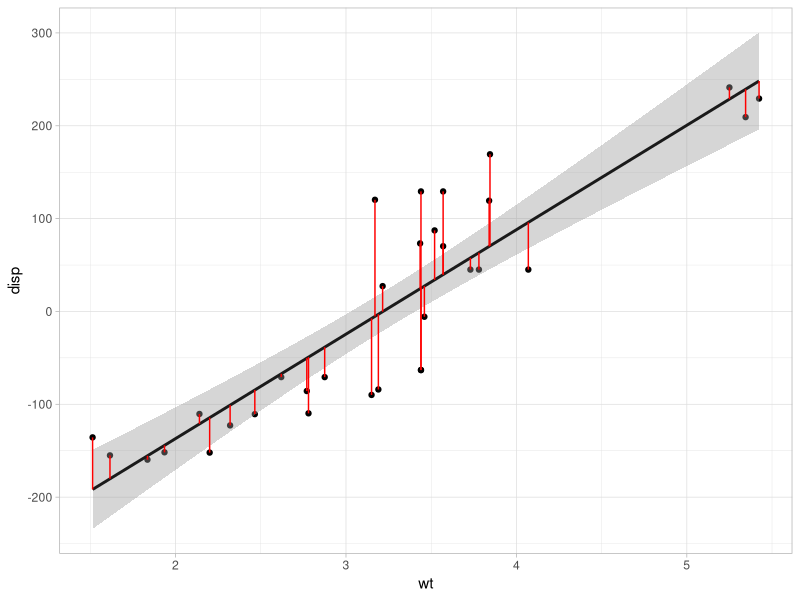
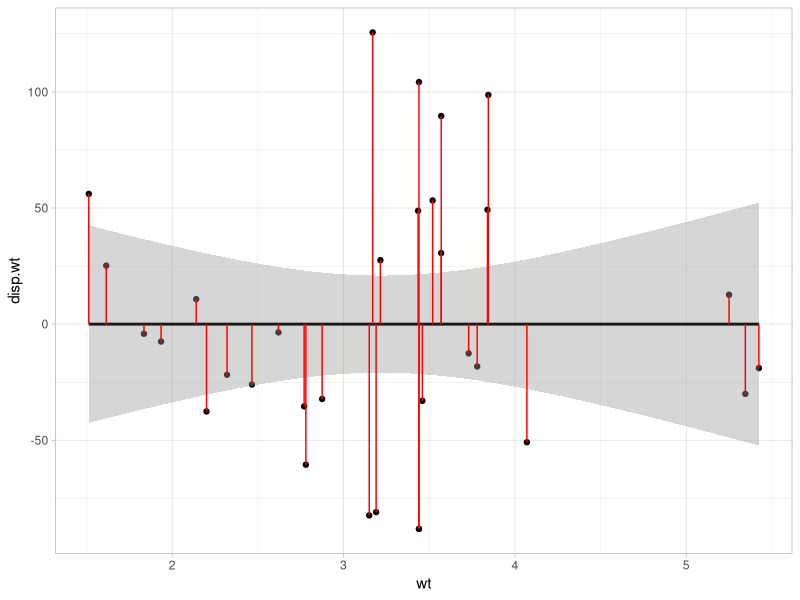
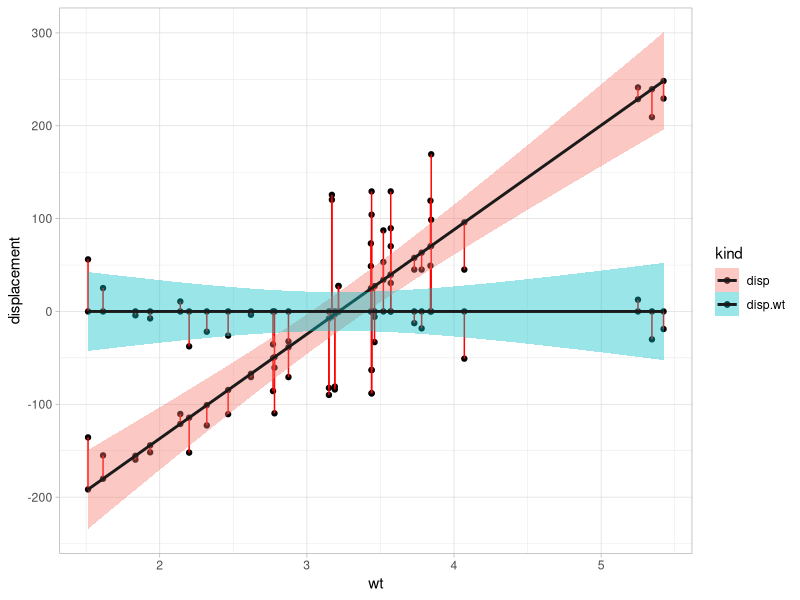

The R source for these figures, in order:
#https://drsimonj.svbtle.com/visualising-residuals


library(ggplot2)
library(tidyverse)

resid <- lm((disp-mean(disp))~wt, data=mtcars)$residuals

df <- data.frame(id=1:nrow(mtcars), 
                 disp=mtcars$disp-mean(mtcars$disp), 
                 disp.wt=resid, #model with centered dv
                 disp.raw.fit=lm((disp-mean(disp))~wt, data=mtcars)$fitted, #model with centered dv
                 disp.wt.fit=lm(resid ~ mtcars$wt)$fitted,
                 wt=mtcars$wt)


# Relationship
ggplot(data=df, aes(x=wt, y=disp))+
  geom_point()+
  geom_smooth(method="lm", color="grey10")+
  geom_segment(aes(x=wt, xend=wt, y=disp, yend=disp.raw.fit), color="red")+
  theme_light()

#effect of weight removed, no relationship now
ggplot(data=df, aes(x=wt, y=disp.wt))+
  geom_point()+
  geom_smooth(method="lm", color="grey10")+
  geom_segment(aes(x=wt, xend=wt, y=disp.wt, yend=disp.wt.fit), color="red")+
  theme_light()

#make long version
names(df)

#create long version
df.long <- df %>% gather(key=kind, value=displacement, 2:3)

#do same for fitted, add to df
df.long2 <- df %>% gather(key=kind, value=fitted, 4:5)
df.long$fitted <- df.long2$fitted
rm(df.long2)

#re-arrange columns
df.long <- df.long[,c(1, 4, 6, 7, 5)]
names(df.long)

#show both separately
ggplot(data=df.long, aes(x=wt, y=displacement, fill=kind))+
  geom_point()+
  geom_point(aes(x=wt, y=fitted))+
  geom_segment(aes(x=wt, xend=wt, y=fitted, yend=displacement), color="red") +
  geom_smooth(method='lm', color="grey10")+
  theme_light()

#animated transition
library(gganimate)
ggplot(data=df.long, aes(x=wt, y=displacement))+
  geom_point()+
  geom_point(aes(x=wt, y=fitted))+
  geom_segment(aes(x=wt, xend=wt, y=fitted, yend=displacement), color="red") +
  geom_smooth(method='lm', color="grey10")+
  theme_light()+
  transition_states(kind, transition_length = 2, state_length = 1)+
  enter_fade() + 
  exit_shrink() +
  ease_aes('sine-in-out')

# distance from mean
library(gganimate)
ggplot(data=df.long, aes(x=wt, y=displacement))+
  geom_point()+
  geom_point(aes(x=wt, y=fitted))+
  geom_segment(aes(x=wt, xend=wt, y=displacement, yend=mean(df.long$fitted)), color="red") +
  #geom_smooth(method='lm', color="grey10")+
  theme_light()+
  transition_states(kind, transition_length = 2, state_length = 1)+
  enter_fade() + 
  exit_shrink() +
  ease_aes('sine-in-out')



  
